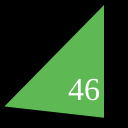
Frame 1 (no input)
Frame 60 (no input): identical to frame 1, image omitted
Frame 120 (the mouse pressed at the canvas centre since frame 60): identical to frame 1, image omitted

The p5.js sketch that drew this single still picture (run headless with seeded random() and noise() and a simulated clock; from frame 60 on, the mouse is pressed at the canvas centre):

// p5.js sketch
// ── sketch.js
function setup() {
  createCanvas(128,128);
}

function draw() {
  background(0);
  strokeWeight(4);
  fill(178, 100, 162);
  fill(94, 185, 84);
  triangle(0,108,106,120,106,0);
  fill(255);
  textSize(32);
  textFont("serif");
  text("46", 68, 100);
}
